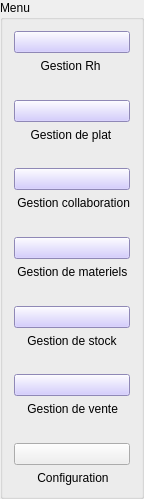
               <widget class="QGroupBox" name="groupBox_14">
                <property name="geometry">
                 <rect>
                  <x>10</x>
                  <y>10</y>
                  <width>131</width>
                  <height>499</height>
                 </rect>
                </property>
                <property name="title">
                 <string>Menu</string>
                </property>
                <layout class="QVBoxLayout" name="verticalLayout_18">
                 <item>
                  <layout class="QVBoxLayout" name="verticalLayout_4">
                   <item>
                    <widget class="QPushButton" name="Aymen_4">
                     <property name="styleSheet">
                      <string notr="true">background-color: rgb(200, 190, 255);</string>
                     </property>
                     <property name="text">
                      <string/>
                     </property>
                     <property name="icon">
                      <iconset resource="rh.qrc">
                       <normaloff>:/rh/rh.png</normaloff>:/rh/rh.png</iconset>
                     </property>
                     <property name="iconSize">
                      <size>
                       <width>50</width>
                       <height>30</height>
                      </size>
                     </property>
                    </widget>
                   </item>
                   <item>
                    <widget class="QLabel" name="label_30">
                     <property name="text">
                      <string>        Gestion Rh</string>
                     </property>
                    </widget>
                   </item>
                   <item>
                    <spacer name="verticalSpacer_22">
                     <property name="orientation">
                      <enum>Qt::Vertical</enum>
                     </property>
                     <property name="sizeHint" stdset="0">
                      <size>
                       <width>20</width>
                       <height>40</height>
                      </size>
                     </property>
                    </spacer>
                   </item>
                   <item>
                    <widget class="QPushButton" name="Moemen_4">
                     <property name="styleSheet">
                      <string notr="true">background-color: rgb(200, 190, 255);</string>
                     </property>
                     <property name="text">
                      <string/>
                     </property>
                     <property name="icon">
                      <iconset resource="plat.qrc">
                       <normaloff>:/plat/plat.png</normaloff>:/plat/plat.png</iconset>
                     </property>
                     <property name="iconSize">
                      <size>
                       <width>50</width>
                       <height>30</height>
                      </size>
                     </property>
                    </widget>
                   </item>
                   <item>
                    <widget class="QLabel" name="label_42">
                     <property name="text">
                      <string>     Gestion de plat</string>
                     </property>
                    </widget>
                   </item>
                   <item>
                    <spacer name="verticalSpacer_23">
                     <property name="orientation">
                      <enum>Qt::Vertical</enum>
                     </property>
                     <property name="sizeHint" stdset="0">
                      <size>
                       <width>20</width>
                       <height>40</height>
                      </size>
                     </property>
                    </spacer>
                   </item>
                   <item>
                    <widget class="QPushButton" name="Salma_4">
                     <property name="styleSheet">
                      <string notr="true">background-color: rgb(200, 190, 255);</string>
                     </property>
                     <property name="text">
                      <string/>
                     </property>
                     <property name="icon">
                      <iconset resource="collab.qrc">
                       <normaloff>:/collab/collaboration.png</normaloff>:/collab/collaboration.png</iconset>
                     </property>
                     <property name="iconSize">
                      <size>
                       <width>50</width>
                       <height>30</height>
                      </size>
                     </property>
                    </widget>
                   </item>
                   <item>
                    <widget class="QLabel" name="label_43">
                     <property name="text">
                      <string> Gestion collaboration</string>
                     </property>
                    </widget>
                   </item>
                   <item>
                    <spacer name="verticalSpacer_24">
                     <property name="orientation">
                      <enum>Qt::Vertical</enum>
                     </property>
                     <property name="sizeHint" stdset="0">
                      <size>
                       <width>20</width>
                       <height>40</height>
                      </size>
                     </property>
                    </spacer>
                   </item>
                   <item>
                    <widget class="QPushButton" name="Sara_4">
                     <property name="styleSheet">
                      <string notr="true">background-color: rgb(200, 190, 255);</string>
                     </property>
                     <property name="text">
                      <string/>
                     </property>
                     <property name="icon">
                      <iconset resource="materiel.qrc">
                       <normaloff>:/materiel/materiel.png</normaloff>:/materiel/materiel.png</iconset>
                     </property>
                     <property name="iconSize">
                      <size>
                       <width>50</width>
                       <height>30</height>
                      </size>
                     </property>
                    </widget>
                   </item>
                   <item>
                    <widget class="QLabel" name="label_44">
                     <property name="text">
                      <string> Gestion de materiels</string>
                     </property>
                    </widget>
                   </item>
                   <item>
                    <spacer name="verticalSpacer_25">
                     <property name="orientation">
                      <enum>Qt::Vertical</enum>
                     </property>
                     <property name="sizeHint" stdset="0">
                      <size>
                       <width>20</width>
                       <height>40</height>
                      </size>
                     </property>
                    </spacer>
                   </item>
                   <item>
                    <widget class="QPushButton" name="Taher_4">
                     <property name="styleSheet">
                      <string notr="true">background-color: rgb(200, 190, 255);</string>
                     </property>
                     <property name="text">
                      <string/>
                     </property>
                     <property name="icon">
                      <iconset resource="stock.qrc">
                       <normaloff>:/stock/stock.png</normaloff>:/stock/stock.png</iconset>
                     </property>
                     <property name="iconSize">
                      <size>
                       <width>50</width>
                       <height>30</height>
                      </size>
                     </property>
                    </widget>
                   </item>
                   <item>
                    <widget class="QLabel" name="label_45">
                     <property name="text">
                      <string>    Gestion de stock</string>
                     </property>
                    </widget>
                   </item>
                   <item>
                    <spacer name="verticalSpacer_26">
                     <property name="orientation">
                      <enum>Qt::Vertical</enum>
                     </property>
                     <property name="sizeHint" stdset="0">
                      <size>
                       <width>20</width>
                       <height>40</height>
                      </size>
                     </property>
                    </spacer>
                   </item>
                   <item>
                    <widget class="QPushButton" name="Ghazi_4">
                     <property name="styleSheet">
                      <string notr="true">background-color: rgb(200, 190, 255);</string>
                     </property>
                     <property name="text">
                      <string/>
                     </property>
                     <property name="icon">
                      <iconset resource="vente.qrc">
                       <normaloff>:/vente/vente.png</normaloff>:/vente/vente.png</iconset>
                     </property>
                     <property name="iconSize">
                      <size>
                       <width>50</width>
                       <height>30</height>
                      </size>
                     </property>
                    </widget>
                   </item>
                   <item>
                    <widget class="QLabel" name="label_46">
                     <property name="text">
                      <string>    Gestion de vente</string>
                     </property>
                    </widget>
                   </item>
                   <item>
                    <spacer name="verticalSpacer_27">
                     <property name="orientation">
                      <enum>Qt::Vertical</enum>
                     </property>
                     <property name="sizeHint" stdset="0">
                      <size>
                       <width>20</width>
                       <height>40</height>
                      </size>
                     </property>
                    </spacer>
                   </item>
                   <item>
                    <widget class="QPushButton" name="Configuration_4">
                     <property name="text">
                      <string/>
                     </property>
                     <property name="icon">
                      <iconset resource="config.qrc">
                       <normaloff>:/config/configuration.png</normaloff>:/config/configuration.png</iconset>
                     </property>
                     <property name="iconSize">
                      <size>
                       <width>50</width>
                       <height>30</height>
                      </size>
                     </property>
                    </widget>
                   </item>
                   <item>
                    <widget class="QLabel" name="label_47">
                     <property name="text">
                      <string>       Configuration</string>
                     </property>
                    </widget>
                   </item>
                  </layout>
                 </item>
                </layout>
               </widget>
